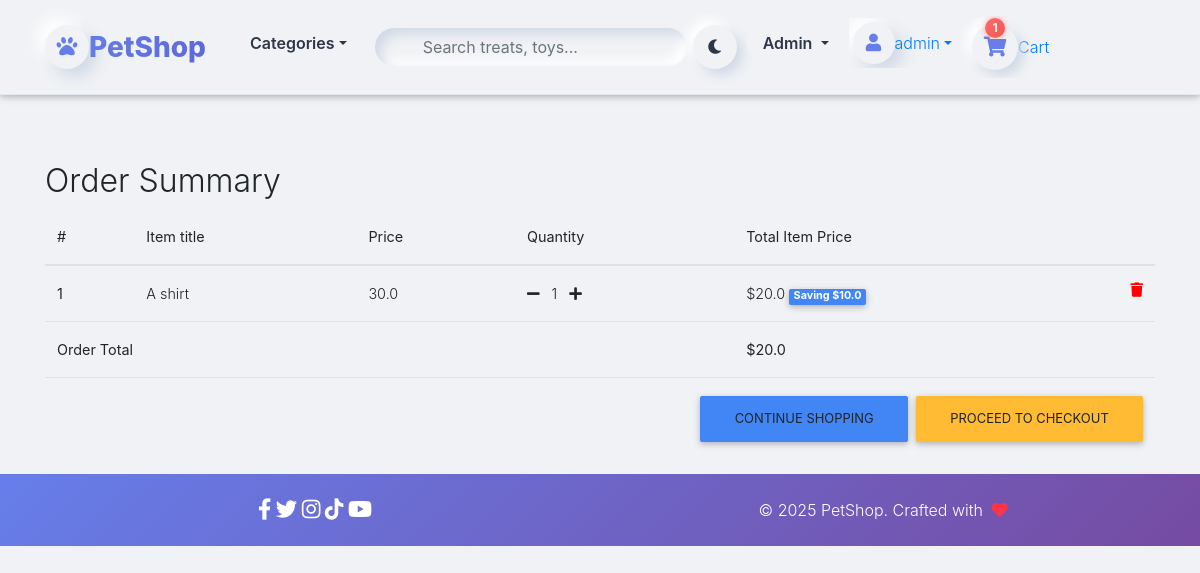
Before: /order-summary/ (signed in) with the older database file.
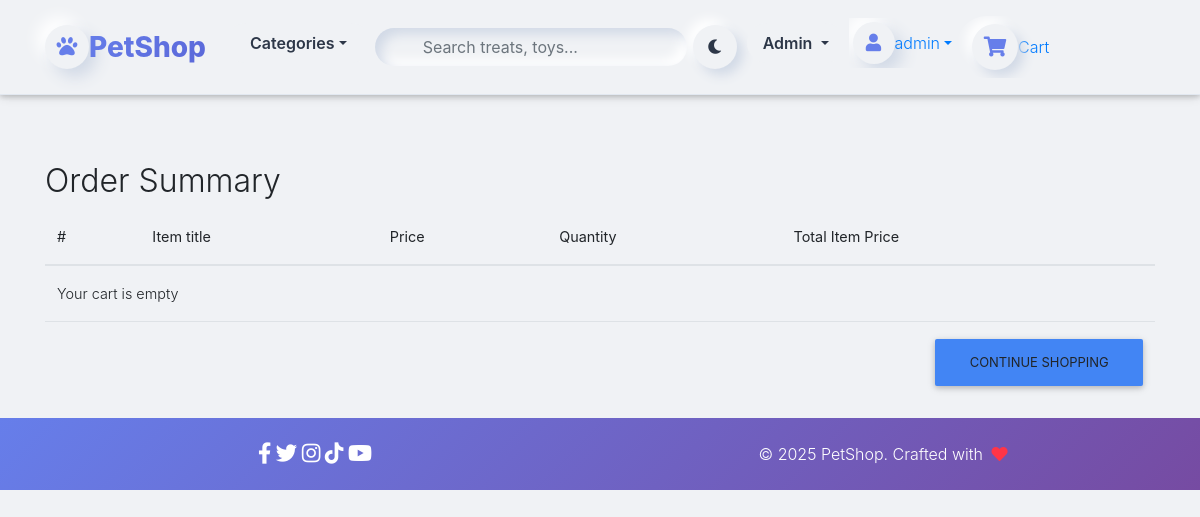
After: the same page with the newer database file.
### core/models.py (models this page shows, shortened)
class OrderItem(models.Model):
    user = models.ForeignKey(settings.AUTH_USER_MODEL,
                             on_delete=models.CASCADE)
    ordered = models.BooleanField(default=False)
    item = models.ForeignKey(Item, on_delete=models.CASCADE)
    quantity = models.IntegerField(default=1)
    def get_total_item_price(self):
        return self.quantity * self.item.price
    def get_total_discount_item_price(self):
        return self.quantity * self.item.discount_price
    def get_amount_saved(self):
        return self.get_total_item_price() - self.get_total_discount_item_price()
    def get_final_price(self):
        if self.item.discount_price:
            return self.get_total_discount_item_price()
        return self.get_total_item_price()

class Item(models.Model):
    title = models.CharField(max_length=100)
    price = models.FloatField()
    discount_price = models.FloatField(blank=True, null=True)
    category = models.CharField(choices=CATEGORY_CHOICES, max_length=2)
    label = models.CharField(choices=LABEL_CHOICES, max_length=1)
    slug = models.SlugField()
    description = models.TextField()
    image = models.ImageField()

class Order(models.Model):
    user = models.ForeignKey(settings.AUTH_USER_MODEL,
                             on_delete=models.CASCADE)
    ref_code = models.CharField(max_length=20, blank=True, null=True)
    items = models.ManyToManyField(OrderItem)
    start_date = models.DateTimeField(auto_now_add=True)
    ordered_date = models.DateTimeField()
    ordered = models.BooleanField(default=False)
    shipping_address = models.ForeignKey(
        'Address', related_name='shipping_address', on_delete=models.SET_NULL, blank=True, null=True)
    billing_address = models.ForeignKey(
        'Address', related_name='billing_address', on_delete=models.SET_NULL, blank=True, null=True)
    payment = models.ForeignKey(
        'Payment', on_delete=models.SET_NULL, blank=True, null=True)
    coupon = models.ForeignKey(
        'Coupon', on_delete=models.SET_NULL, blank=True, null=True)
    being_delivered = models.BooleanField(default=False)
    received = models.BooleanField(default=False)
    refund_requested = models.BooleanField(default=False)
    refund_granted = models.BooleanField(default=False)
    '''
    1. Item added to cart
    2. Adding a billing address
    (Failed checkout)
    3. Payment
    (Preprocessing, processing, packaging etc.)
    4. Being delivered
    5. Received
    6. Refunds
    '''
    def get_total(self):
        total = 0
        for order_item in self.items.all():
            total += order_item.get_final_price()
        if self.coupon:
            total -= self.coupon.amount
        return total

### core/views.py (the view)
# urls.py: path('order-summary/', OrderSummaryView.as_view(), name='order-summary'),
class OrderSummaryView(LoginRequiredMixin, View):
    def get(self, *args, **kwargs):
        try:
            order = Order.objects.get(user=self.request.user, ordered=False)
            context = {
                'object': order
            }
            return render(self.request, 'order_summary.html', context)
        except ObjectDoesNotExist:
            messages.warning(self.request, "You do not have an active order")
            return redirect("/")

### core/templatetags/cart_template_tags.py (called while the page is built)
@register.filter
def cart_item_count(user):
    if user.is_authenticated:
        qs = Order.objects.filter(user=user, ordered=False)
        if qs.exists():
            return qs[0].items.count()
    return 0

### templates/order_summary.html (shortened to what this page needs)
{% extends "base.html" %}
{% block content %}
  <main>
    <div class="container">
    <div class="table-responsive text-nowrap">
    <h2>Order Summary</h2>
    <table class="table">
        <thead>
        <tr>
            <th scope="col">#</th>
            <th scope="col">Item title</th>
            <th scope="col">Price</th>
            <th scope="col">Quantity</th>
            <th scope="col">Total Item Price</th>
        </tr>
        </thead>
        <tbody>
        {% for order_item in object.items.all %}
        <tr>
            <th scope="row">{{ forloop.counter }}</th>
            <td>{{ order_item.item.title }}</td>
            <td>{{ order_item.item.price }}</td>
            <td>
                <a href="{% url 'core:remove-single-item-from-cart' order_item.item.slug %}"><i class="fas fa-minus mr-2"></i></a>
                {{ order_item.quantity }}
                <a href="{% url 'core:add-to-cart' order_item.item.slug %}"><i class="fas fa-plus ml-2"></i></a>
            </td>
            <td>
            {% if order_item.item.discount_price %}
                ${{ order_item.get_total_discount_item_price }}
                <span class="badge badge-primary">Saving ${{ order_item.get_amount_saved }}</span>
            {% else %}
                ${{ order_item.get_total_item_price }}
            {% endif %}
            <a style='color: red;' href="{% url 'core:remove-from-cart' order_item.item.slug %}">
                <i class="fas fa-trash float-right"></i>
            </a>
            </td>
        </tr>
        {% empty %}
        <tr>
            <td colspan='5'>Your cart is empty</td>
        </tr>
        <tr>
            <td colspan="5">
            <a class='btn btn-primary float-right' href='/'>Continue shopping</a>
            </td>
        </tr>
        {% endfor %}
        {% if object.get_total %}
        <tr>
            <td colspan="4"><b>Order Total</b></td>
            <td><b>${{ object.get_total }}</b></td>
        </tr>
        <tr>
            <td colspan="5">
            <a class='btn btn-warning float-right ml-2' href='/checkout/'>Proceed to checkout</a>
            <a class='btn btn-primary float-right' href='/'>Continue shopping</a>
            </td>
        </tr>
        {% endif %}
        </tbody>
    </table>
    </div>
    </div>
  </main>
{% endblock content %}

### templates/navbar.html (shortened to what this page needs)
{% load cart_template_tags %}
{% load static %}
<nav class="navbar navbar-expand-lg fixed-top neu-navbar" id="mainNavbar">
  <div class="container">
    <a class="navbar-brand d-flex align-items-center fw-bold text-decoration-none" href="{% url 'core:home' %}">
      <div class="logo-neu rounded-circle d-flex align-items-center justify-content-center me-3 shadow-neu">
        <i class="fas fa-paw"></i>
      </div>
      <span class="brand-text">
        <span class="text-primary">Pet</span><span class="text-dark">Shop</span>
      </span>
    </a>
    <div class="collapse navbar-collapse" id="navbarContent">
      <ul class="navbar-nav me-auto mb-2 mb-lg-0">
        <li class="nav-item dropdown dropdown-hover">
          <a class="nav-link dropdown-toggle neu-link d-flex align-items-center px-4 py-2 rounded-pill"
             href="#" role="button" data-bs-toggle="dropdown" data-bs-auto-close="outside">
            Categories
          </a>
        </li>
      </ul>
      <form class="d-flex me-3 position-relative" method="GET" action="{% url 'core:home' %}">
        <div class="search-neu-wrapper">
          <input type="text" class="form-control search-neu-input" name="q"
                 placeholder="Search treats, toys..." value="{{ request.GET.q }}">
        </div>
      </form>
      <ul class="navbar-nav align-items-center">
        <li class="nav-item me-3">
          <button id="themeToggle" class="btn shadow-neu rounded-circle p-2 d-flex align-items-center justify-content-center">
            <i class="fas fa-moon"></i>
          </button>
        </li>
        {% if request.user.is_staff %}
        <li class="nav-item dropdown dropdown-hover me-2">
          <a class="nav-link dropdown-toggle neu-link px-3 py-2 rounded-pill text-warning"
             href="#" role="button" data-bs-toggle="dropdown" data-bs-auto-close="outside">
            Admin
          </a>
        </li>
        {% endif %}
        {% if request.user.is_authenticated %}
        <li class="nav-item dropdown dropdown-hover me-3">
          <a class="nav-link dropdown-toggle d-flex align-items-center p-1" href="#" role="button" data-bs-toggle="dropdown" data-bs-auto-close="outside">
            <div class="user-avatar-neu rounded-circle shadow-neu d-flex align-items-center justify-content-center">
              <i class="fas fa-user"></i>
            </div>
            <span class="d-none d-lg-inline fw-medium ms-2">{{ user.username }}</span>
          </a>
        </li>
<li class="nav-item">
  <a href="{% url 'core:order-summary' %}"
     class="nav-link position-relative d-flex align-items-center px-3 py-2 neu-cart-link rounded-pill">
    <div class="cart-icon-neu position-relative d-flex align-items-center justify-content-center">
      <i class="fas fa-shopping-cart"></i>
      {% with cart_count=request.user|cart_item_count %}
        {% if cart_count > 0 %}
        <span class="cart-badge-neu">{{ cart_count }}</span>
        {% endif %}
      {% endwith %}
    </div>
    <span class="d-none d-lg-inline fw-semibold ms-2">Cart</span>
  </a>
</li>
        {% else %}
        <li class="nav-item me-2"><a class="nav-link neu-link px-4 py-2 rounded-pill" href="{% url 'account_login' %}">Login</a></li>
        <li class="nav-item"><a class="btn neu-btn-primary rounded-pill px-4 py-2 shadow-neu" href="{% url 'account_signup' %}">Sign Up</a></li>
        {% endif %}
      </ul>
    </div>
  </div>
</nav>
<div style="height: 90px;"></div>

Changed rows visible on the page:
removed OrderItem: item "A shirt", item.price "30.0", quantity "1", get_total_discount_item_price "20.0", get_amount_saved "10.0"
no longer on this page (row unchanged): Order: get_total "20.0"
Other visible differences:
{{ cart_count }}: "1" → (not shown)
text no longer shown: "Order Total $ PROCEED TO CHECKOUT"
text now shown: "Your cart is empty"
